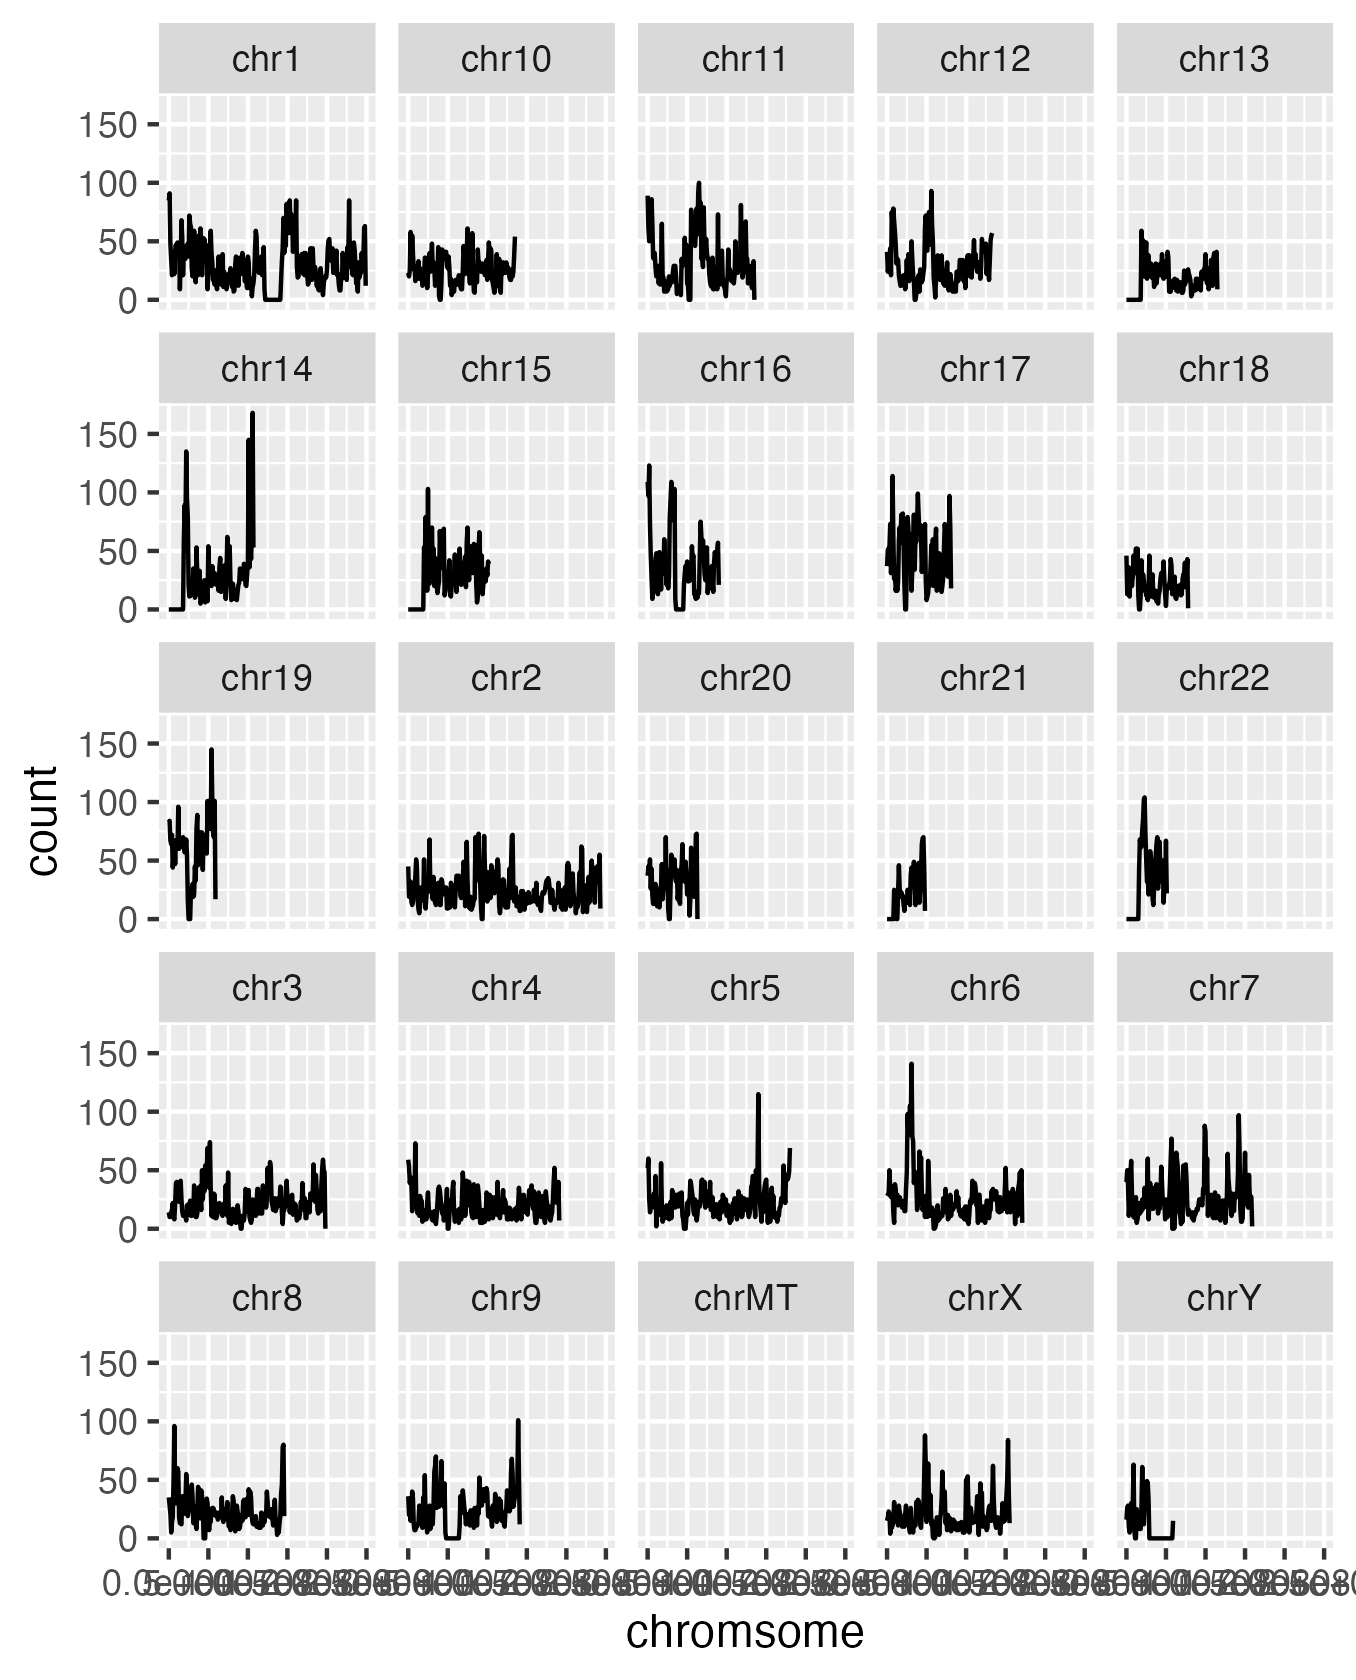

This chart was generated by the following R code:
library(tidyverse)

header <- c( "chr", "start", "end", "count" )
df_kc <-  read_delim(
  "~/qb25-answers/week1/hg19-kc-count.bed", col_names=header )

plot_a <- ggplot(data = df_kc, aes(x=df_kc$start, y= df_kc$count,scales = "free"))+
  geom_line()+
  labs(x= "chromsome", y="count")+
  facet_wrap(. ~ df_kc$chr)

ggsave("~/Desktop/exercise1.png")

